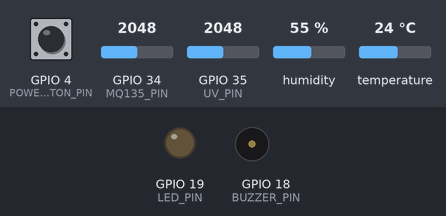
The sketch below on a simulated ESP32. On the bench: output pins drawn as LEDs (lit = HIGH), buzzer (waves = sounding). The test bench sets the inputs (shaded band); at power-on: GPIO 4 (POWER_BUTTON_PIN) HIGH, GPIO 34 (MQ135_PIN) = 2048, GPIO 35 (UV_PIN) = 2048, humidity 55 %, temperature 24 °C (analog values on the 0–4095 scale). WiFi joins after 1.5 s; servers stay silent unless stated; the local clock reads 2024-03-15 10:24:30 at power-on unless the sketch sets it; EEPROM starts erased; what the sketch prints to the serial monitor is not drawn.

Above: at 5.3 s.
5.4 s: GPIO 4 (POWER_BUTTON_PIN) pulled LOW for 0.15 s
At 6.1 s:
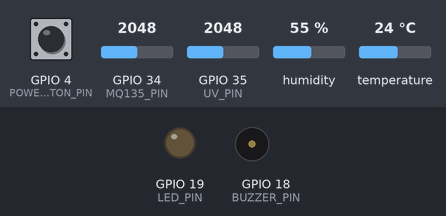
11.7 s: GPIO 4 (POWER_BUTTON_PIN) pulled LOW for 1 s
At 12.16 s:
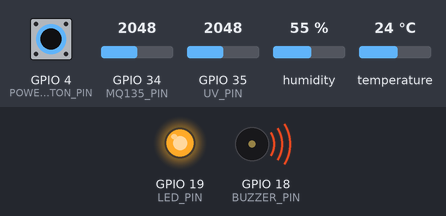
21.7 s: GPIO 4 (POWER_BUTTON_PIN) pulled LOW for 3.2 s
At 23.0 s:
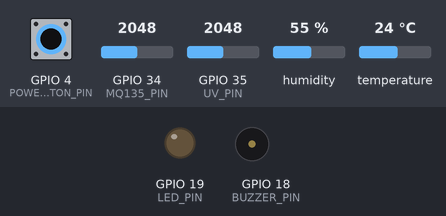
Timing chart, 0 to 24.7 s (numbered marks = the images above; inputs shaded):
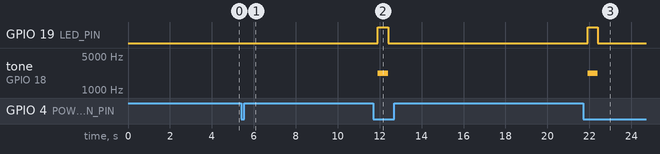

The sketch:

AIRSENSE_FINAL.ino
```cpp
#include <WiFi.h>
#include <Firebase_ESP_Client.h>
#include <DHT.h>
#include <Preferences.h>
#include <time.h>

// =========================
// AIRSENSE Configuration
// =========================

const char* WIFI_SSID = "Yurr";
const char* WIFI_PASSWORD = "12345678";

const char* API_KEY = "AIzaSyDx_sGPs3KdlEGa1XC1vlVbPdSJSLMmRJc";
const char* PROJECT_ID = "airsense-7b227";
const char* USER_EMAIL = "esp32@airsense.local";
const char* USER_PASSWORD = "Airsense123!";

const char* FIRESTORE_DATABASE_ID = "";
const char* FIRESTORE_DOCUMENT_PATH = "sensor_data/latest";

const char* NTP_SERVER = "pool.ntp.org";
const long GMT_OFFSET_SECONDS = 0;
const int DAYLIGHT_OFFSET_SECONDS = 0;

// =========================
// Hardware Pin Mapping
// =========================

const int DHT_PIN = 23;
const int DHT_TYPE = DHT22;
const int MQ135_PIN = 34;
const int UV_PIN = 35;
const int BUZZER_PIN = 18;
const int LED_PIN = 19;
const int POWER_BUTTON_PIN = 4;

// =========================
// Timing and Sensor Settings
// =========================

const unsigned long SEND_INTERVAL_MS = 10000;
const unsigned long WIFI_RECONNECT_INTERVAL_MS = 5000;
const unsigned long BUTTON_DEBOUNCE_MS = 700;

const int ANALOG_SAMPLE_COUNT = 20;
const int ANALOG_SAMPLE_DELAY_MS = 5;
const float ADC_MAX_VALUE = 4095.0;
const float ADC_REFERENCE_VOLTAGE = 3.3;
const float DEFAULT_MQ135_BASELINE = 900.0;

// =========================
// Global Objects
// =========================

DHT dht(DHT_PIN, DHT_TYPE);
FirebaseData fbdo;
FirebaseAuth auth;
FirebaseConfig config;
Preferences preferences;

float mq135Baseline = DEFAULT_MQ135_BASELINE;
bool systemEnabled = true;
unsigned long lastSendAt = 0;
unsigned long lastWifiReconnectAt = 0;
unsigned long lastButtonToggleAt = 0;

// =========================
// Helper Functions
// =========================

float readAnalogAverage(int pin) {
  long total = 0;

  for (int i = 0; i < ANALOG_SAMPLE_COUNT; i++) {
    total += analogRead(pin);
    delay(ANALOG_SAMPLE_DELAY_MS);
  }

  return total / (float)ANALOG_SAMPLE_COUNT;
}

void connectWiFi() {
  if (WiFi.status() == WL_CONNECTED) {
    return;
  }

  WiFi.mode(WIFI_STA);
  WiFi.setAutoReconnect(true);
  WiFi.persistent(true);
  WiFi.begin(WIFI_SSID, WIFI_PASSWORD);

  Serial.print("Connecting to WiFi");
  unsigned long startedAt = millis();

  while (WiFi.status() != WL_CONNECTED && millis() - startedAt < 15000) {
    Serial.print(".");
    delay(500);
  }

  if (WiFi.status() == WL_CONNECTED) {
    Serial.println();
    Serial.print("WiFi connected. IP: ");
    Serial.println(WiFi.localIP());
  } else {
    Serial.println();
    Serial.println("WiFi connection timeout. Reconnect will be retried.");
  }
}

void maintainWiFi() {
  if (WiFi.status() == WL_CONNECTED) {
    return;
  }

  if (millis() - lastWifiReconnectAt >= WIFI_RECONNECT_INTERVAL_MS) {
    lastWifiReconnectAt = millis();
    Serial.println("WiFi disconnected. Reconnecting...");
    WiFi.disconnect();
    WiFi.reconnect();
  }
}

void setupTime() {
  configTime(GMT_OFFSET_SECONDS, DAYLIGHT_OFFSET_SECONDS, NTP_SERVER);

  struct tm timeInfo;
  if (getLocalTime(&timeInfo, 10000)) {
    Serial.println("NTP time synchronized.");
  } else {
    Serial.println("NTP sync failed. Timestamp will use millis fallback.");
  }
}

String getIsoTimestamp() {
  struct tm timeInfo;

  if (getLocalTime(&timeInfo, 1000)) {
    char timestamp[25];
    strftime(timestamp, sizeof(timestamp), "%Y-%m-%dT%H:%M:%SZ", &timeInfo);
    return String(timestamp);
  }

  char fallbackTimestamp[25];
  snprintf(fallbackTimestamp, sizeof(fallbackTimestamp), "1970-01-01T00:00:%02luZ", (millis() / 1000) % 60);
  return String(fallbackTimestamp);
}

void setupFirebase() {
  config.api_key = API_KEY;
  auth.user.email = USER_EMAIL;
  auth.user.password = USER_PASSWORD;

  Firebase.reconnectWiFi(true);
  Firebase.begin(&config, &auth);

  Serial.println("Firebase initialized.");
}

void loadMq135Baseline() {
  preferences.begin("airsense", false);
  mq135Baseline = preferences.getFloat("mq_base", DEFAULT_MQ135_BASELINE);

  Serial.print("MQ135 baseline: ");
  Serial.println(mq135Baseline);
}

void calibrateMq135Baseline() {
  mq135Baseline = readAnalogAverage(MQ135_PIN);
  preferences.putFloat("mq_base", mq135Baseline);

  Serial.print("New MQ135 baseline saved: ");
  Serial.println(mq135Baseline);

  digitalWrite(LED_PIN, HIGH);
  tone(BUZZER_PIN, 1600, 120);
  delay(180);
  digitalWrite(LED_PIN, LOW);
}

void handlePowerButton() {
  bool buttonPressed = digitalRead(POWER_BUTTON_PIN) == LOW;

  if (buttonPressed && millis() - lastButtonToggleAt > BUTTON_DEBOUNCE_MS) {
    lastButtonToggleAt = millis();
    systemEnabled = !systemEnabled;

    Serial.print("AIRSENSE system ");
    Serial.println(systemEnabled ? "ON" : "OFF");

    if (!systemEnabled) {
      digitalWrite(LED_PIN, LOW);
      noTone(BUZZER_PIN);
    }
  }
}

float calculateAirQuality(float mqRaw) {
  float usableRange = max(1.0f, ADC_MAX_VALUE - mq135Baseline);
  float delta = max(0.0f, mqRaw - mq135Baseline);
  float airQuality = (delta / usableRange) * 500.0;

  return constrain(airQuality, 0.0, 500.0);
}

float calculateUvIndex(float uvRaw) {
  float voltage = (uvRaw / ADC_MAX_VALUE) * ADC_REFERENCE_VOLTAGE;
  float uvIndex = voltage * 10.0;

  return constrain(uvIndex, 0.0, 15.0);
}

String calculateRiskLevel(float temperature, float humidity, float airQuality, float uvIndex) {
  if (
    airQuality >= 150.0 ||
    uvIndex >= 12.0 ||
    temperature >= 42.0 ||
    humidity >= 85.0 ||
    humidity <= 30.0
  ) {
    return "Tinggi";
  }

  if (
    airQuality >= 80.0 ||
    uvIndex >= 8.0 ||
    temperature >= 37.0 ||
    humidity >= 70.0 ||
    humidity <= 40.0
  ) {
    return "Sedang";
  }

  return "Rendah";
}

void updateIndicators(const String& riskLevel) {
  bool highRisk = riskLevel == "Tinggi";

  digitalWrite(LED_PIN, highRisk ? HIGH : LOW);

  if (highRisk) {
    tone(BUZZER_PIN, 2200);
  } else {
    noTone(BUZZER_PIN);
  }
}

bool sendToFirestore(
  float temperature,
  float humidity,
  float airQuality,
  float uvIndex,
  const String& riskLevel,
  const String& timestamp
) {
  if (WiFi.status() != WL_CONNECTED || !Firebase.ready()) {
    Serial.println("Firebase is not ready. Data not sent.");
    return false;
  }

  FirebaseJson content;
  content.set("fields/temperature/doubleValue", temperature);
  content.set("fields/humidity/doubleValue", humidity);
  content.set("fields/airQuality/doubleValue", airQuality);
  content.set("fields/uvIndex/doubleValue", uvIndex);
  content.set("fields/riskLevel/stringValue", riskLevel);
  content.set("fields/timestamp/timestampValue", timestamp);

  const char* updateMask = "temperature,humidity,airQuality,uvIndex,riskLevel,timestamp";

  bool success = Firebase.Firestore.patchDocument(
    &fbdo,
    PROJECT_ID,
    FIRESTORE_DATABASE_ID,
    FIRESTORE_DOCUMENT_PATH,
    content.raw(),
    updateMask
  );

  if (success) {
    Serial.println("Firestore updated: sensor_data/latest");
    return true;
  }

  Serial.print("Firestore update failed: ");
  Serial.println(fbdo.errorReason());
  return false;
}

void readAndSendSensorData() {
  float temperature = dht.readTemperature();
  float humidity = dht.readHumidity();

  if (isnan(temperature) || isnan(humidity)) {
    Serial.println("Failed to read DHT22. Skipping this cycle.");
    return;
  }

  float mqRaw = readAnalogAverage(MQ135_PIN);
  float uvRaw = readAnalogAverage(UV_PIN);
  float airQuality = calculateAirQuality(mqRaw);
  float uvIndex = calculateUvIndex(uvRaw);
  String riskLevel = calculateRiskLevel(temperature, humidity, airQuality, uvIndex);
  String timestamp = getIsoTimestamp();

  updateIndicators(riskLevel);

  Serial.println("---- AIRSENSE Reading ----");
  Serial.print("Temperature: ");
  Serial.println(temperature);
  Serial.print("Humidity: ");
  Serial.println(humidity);
  Serial.print("MQ135 raw: ");
  Serial.println(mqRaw);
  Serial.print("Air quality: ");
  Serial.println(airQuality);
  Serial.print("UV raw: ");
  Serial.println(uvRaw);
  Serial.print("UV index: ");
  Serial.println(uvIndex);
  Serial.print("Risk level: ");
  Serial.println(riskLevel);
  Serial.print("Timestamp: ");
  Serial.println(timestamp);

  sendToFirestore(temperature, humidity, airQuality, uvIndex, riskLevel, timestamp);
}

// =========================
// Arduino Lifecycle
// =========================

void setup() {
  Serial.begin(115200);
  delay(1000);

  pinMode(MQ135_PIN, INPUT);
  pinMode(UV_PIN, INPUT);
  pinMode(BUZZER_PIN, OUTPUT);
  pinMode(LED_PIN, OUTPUT);
  pinMode(POWER_BUTTON_PIN, INPUT_PULLUP);

  digitalWrite(LED_PIN, LOW);
  noTone(BUZZER_PIN);

  analogReadResolution(12);
  analogSetPinAttenuation(MQ135_PIN, ADC_11db);
  analogSetPinAttenuation(UV_PIN, ADC_11db);

  dht.begin();
  loadMq135Baseline();
  connectWiFi();
  setupTime();
  setupFirebase();
}

void loop() {
  maintainWiFi();
  handlePowerButton();

  if (!systemEnabled) {
    return;
  }

  if (millis() - lastSendAt >= SEND_INTERVAL_MS) {
    lastSendAt = millis();
    readAndSendSensorData();
  }
}
```

Measured:
- after the input at 5.4 s, GPIO 19 (LED_PIN): stays LOW (without the input it goes to HIGH after 4.8 s); tone on GPIO 18 (BUZZER_PIN): stays silent (without the input it goes to 2200 Hz after 4.8 s)
- after the input at 11.7 s, GPIO 19 (LED_PIN): LOW → HIGH after 0.21 s, → LOW 0.49 s later; tone on GPIO 18 (BUZZER_PIN): silent → 2200 Hz after 0.21 s, → silent 0.49 s later
- after the input at 21.7 s, GPIO 19 (LED_PIN): LOW → HIGH after 0.21 s, → LOW 0.49 s later; tone on GPIO 18 (BUZZER_PIN): silent → 2200 Hz after 0.21 s, → silent 0.49 s later
